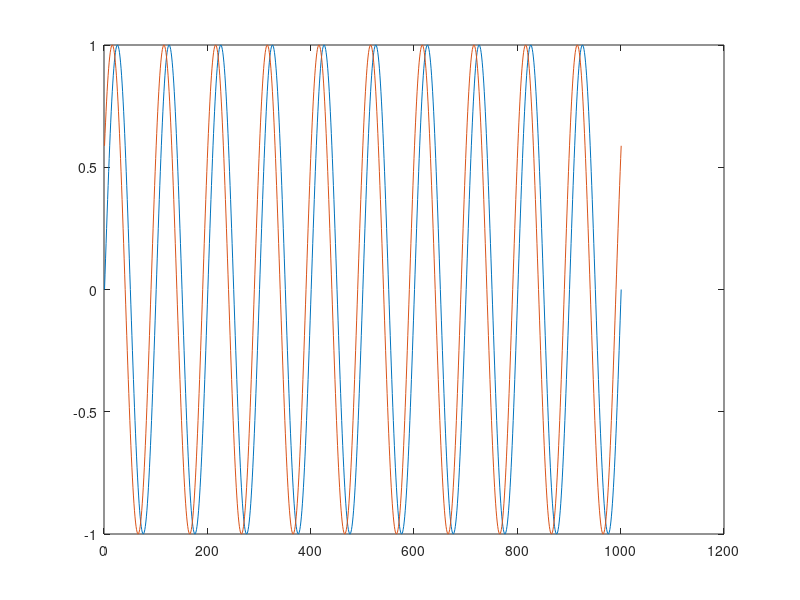
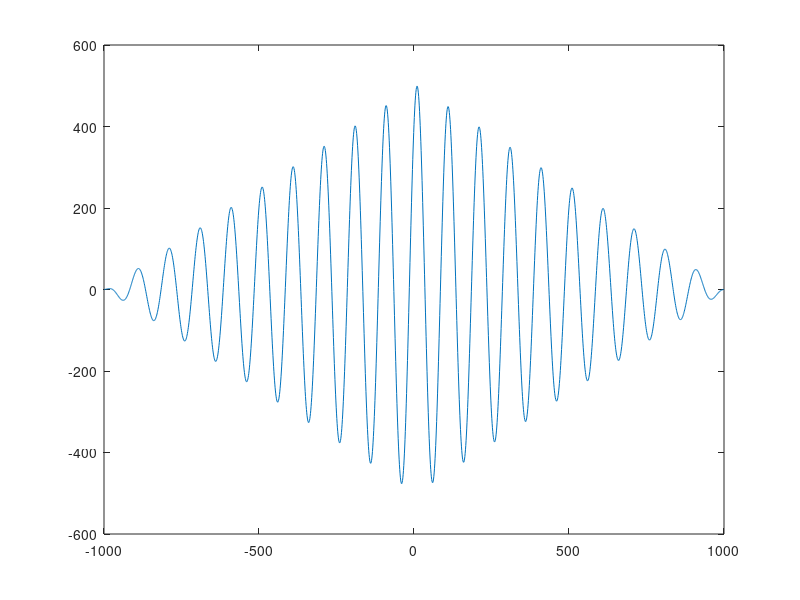
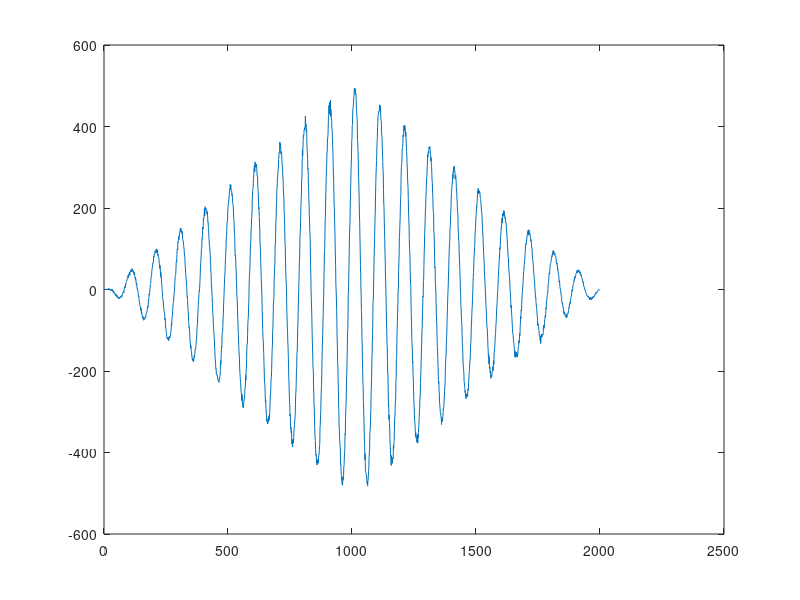

These figures' MATLAB source, in order:
clear *;
close all;
clc;

n = 0:1000;
n2 = 10:1010;

x = sin(0.02*pi*n);
x2 = sin(0.02*pi*n2);   %Signal x2 is a shifted version of x by ten samples
x_l = length(x);

plot(x);hold on;plot(x2);

c = xcorr(x,x2);
ax_lag = -x_l+1:x_l-1;
figure;plot(ax_lag, c);     %The center of correlation function, lag=0, is Matlab stored on index length(x), i.e., 1001
                    %The maximum of the correlation function is stored in Matlab index 1011
                    %This means that signal x2 preceeds signal x by 10 samples, as expected

x = x+0.5*randn(size(x));
x2 = x2+0.5*randn(size(x2));

figure;
c2 = xcorr(x,x2);        %If we add noise to the signal, the analysis is inaccurate, the maximum may shift away from the sample 1011 (lag=10)
plot(c2);